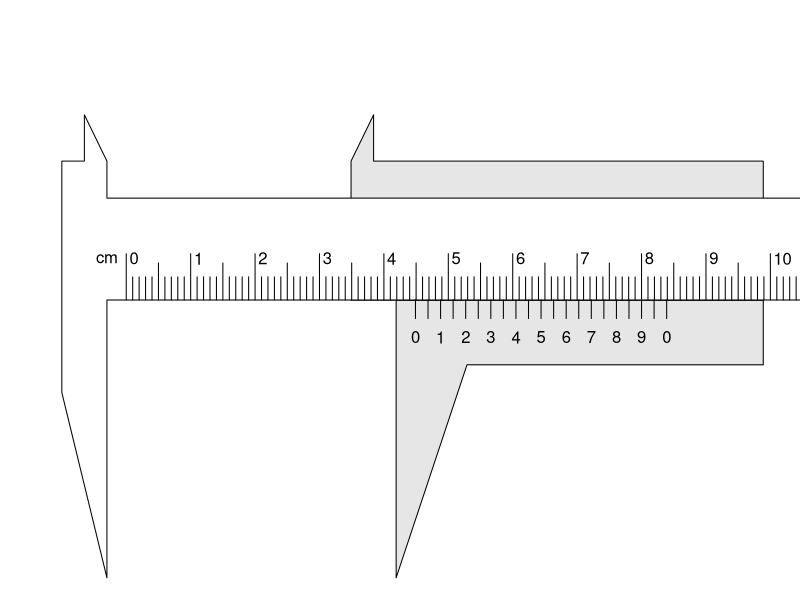
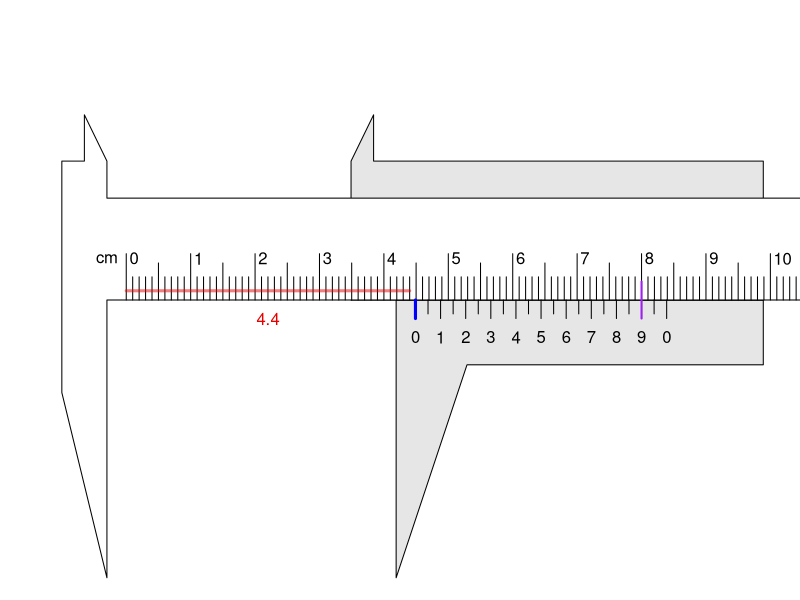

Reproduce these figures in R, in order.
## ---- chunk 1
while(T){
    x = round(runif(1,0.6,5.9),2)
    if(round(x,1) != round(x,2)){break}
}
## ---- chunk 2
par(mar=c(0,0,0,0))
plot(0,0,"n",xlim=c(-1.5,10),ylim=c(-3,3),axes=F,ann=F)
polygon(x+c(-0.3,5.4,5.4,0.8,-0.3),c(0,0,-0.7,-0.7,-3),col=rgb(0.9,0.9,0.9))
polygon(x+c(-1,-1,-0.65,-0.65,5.4,5.4),
          c(0,1.5,2,1.5,1.5,0),col=rgb(0.9,0.9,0.9))
polygon(c(12,0,-0.3,-0.3,-1,-1,-0.65,-0.65,-0.3,-0.3,12),
      c(0,0,   0,  -3,-1,1.5,1.5,2, 1.5,1.1,1.1),col="white")

for(i in 0:10){
    lines(c(i,i),c(0,0.5))
    text(i+0.05,0.45,i,adj=0)
    for(j in 1:9){
        if(j == 5){
            lines(c(i+0.1*j,i+0.1*j),c(0,0.4))
        } else {
            lines(c(i+0.1*j,i+0.1*j),c(0,0.25))
        }
    }
}

nums = c(0:9,0)

for(i in 0:10){
    xpos = x+i/10*3.9 
    lines(c(xpos,xpos),c(0,-0.2))
    text(xpos,-0.4,nums[i+1])
}

for(i in seq(0.5,9.5)){
    xpos = x+i/10*3.9 
    lines(c(xpos,xpos),c(0,-0.2))
}

text(-0.3,0.45,"cm")
## ---- chunk 3
par(mar=c(0,0,0,0))
plot(0,0,"n",xlim=c(-1.5,10),ylim=c(-3,3),axes=F,ann=F)
polygon(x+c(-0.3,5.4,5.4,0.8,-0.3),c(0,0,-0.7,-0.7,-3),col=rgb(0.9,0.9,0.9))
polygon(x+c(-1,-1,-0.65,-0.65,5.4,5.4),
          c(0,1.5,2,1.5,1.5,0),col=rgb(0.9,0.9,0.9))
polygon(c(12,0,-0.3,-0.3,-1,-1,-0.65,-0.65,-0.3,-0.3,12),
      c(0,0,   0,  -3,-1,1.5,1.5,2, 1.5,1.1,1.1),col="white")

for(i in 0:10){
    lines(c(i,i),c(0,0.5))
    text(i+0.05,0.45,i,adj=0)
    for(j in 1:9){
        if(j == 5){
            lines(c(i+0.1*j,i+0.1*j),c(0,0.4))
        } else {
            lines(c(i+0.1*j,i+0.1*j),c(0,0.25))
        }
    }
}

nums = c(0:9,0)

for(i in 0:10){
    xpos = x+i/10*3.9 
    lines(c(xpos,xpos),c(0,-0.2))
    text(xpos,-0.4,nums[i+1])
}

for(i in seq(0.5,9.5)){
    xpos = x+i/10*3.9 
    lines(c(xpos,xpos),c(0,-0.15))
}

text(-0.3,0.45,"cm")
xt = floor(x*10)/10
lines(c(0,xt),c(0.1,0.1),col=rgb(0.9,0,0,0.5),lwd=3)
text(xt/2,-0.2,sprintf("%.1f",xt),col=rgb(0.9,0,0))

lines(c(x,x),c(0,-0.2),col="blue",lwd=3)

h = x-xt
xpos = x+h*39
lines(c(xpos,xpos),c(0.2,-0.2),col="purple",lwd=2)
